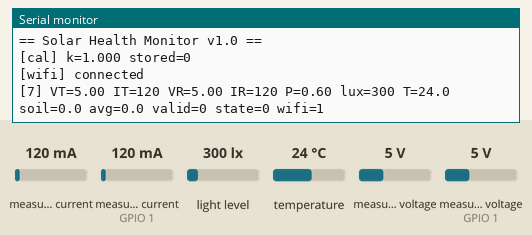
Simulated run of this sketch. Board: ESP32. Shown: the last lines printed to the serial monitor. The test bench sets the inputs (shaded band); at power-on: measured current 120 mA, measured current (sensor on GPIO 1) 120 mA, light level 300 lx, temperature 24 °C, measured voltage 5 V, measured voltage (sensor on GPIO 1) 5 V. WiFi joins after 1.5 s; servers stay silent unless stated; uploads are accepted with an empty reply; EEPROM starts erased.

Above: at 9.1 s.
9.2 s: measured current (sensor 0) set to 105 mA
At 14.1 s:
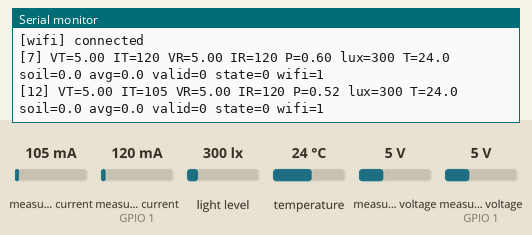
22.9 s: measured current (sensor 0) set to 91 mA
At 24.4 s:
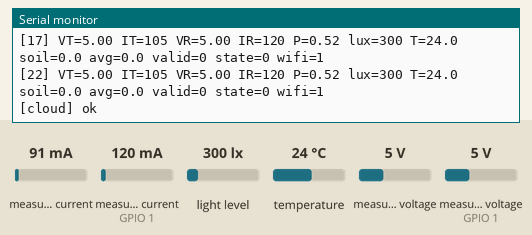
Timing chart, 0 to 25.9 s (numbered marks = the images above; inputs shaded):
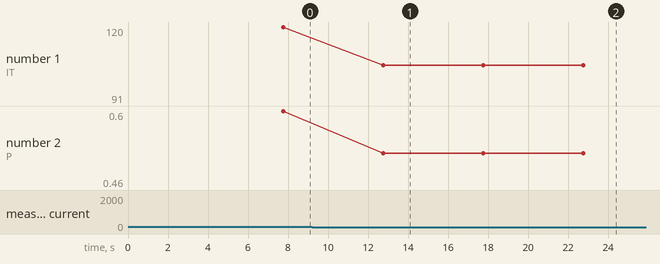

The sketch:

solar_health_monitor.ino
```cpp
// ============================================================================
// solar_health_monitor - Smart Solar Panel Health & Dust Monitoring System
//
// ESP32 firmware. Minimal, layered:
//   * soiling_logic.h  -> tested core (validity gate, soiling %, rolling
//                         window, alert FSM) - shared with the PC unit tests
//   * config.h         -> pins, timing, Wi-Fi/cloud settings
//   * this file        -> thin glue: read sensors, log, upload
//
// Serial console (115200 baud):
//   c  calibrate k (both panels must be CLEAN, strong sun)
//   t  toggle test mode (fake readings: soiling = 20 %)
//   p  print one status line now
//   x  erase stored calibration
//   r  reset the 5-minute rolling window
//
// Wiring: see documentation/03_hardware.md
// v2 backlog (not implemented yet): OLED, buzzer/LED, relay/pump
// ============================================================================
#include <Wire.h>
#include <WiFi.h>
#include <HTTPClient.h>
#include <Preferences.h>
#include <Adafruit_INA219.h>
#include <BH1750.h>
#include <OneWire.h>
#include <DallasTemperature.h>

#include "config.h"
#include "soiling_logic.h"

using namespace solar;

// ---- hardware -------------------------------------------------------------
Adafruit_INA219 inaTest(ADDR_INA_TEST);
Adafruit_INA219 inaRef(ADDR_INA_REF);
BH1750 lightMeter;
OneWire oneWire(PIN_ONEWIRE);
DallasTemperature tempSensor(&oneWire);
Preferences prefs;

// ---- state ----------------------------------------------------------------
Config cfg;                 // thresholds = defaults in soiling_logic.h
AlertEngine engine(cfg);
bool testMode = false;
unsigned long tRead = 0, tUpload = 0, tWifi = 0;

struct Raw {
  float vT = 0, iT = 0, vR = 0, iR = 0, lux = 0, tC = 0;
};
Raw raw;
Reading lastR;
Decision lastD = {ST_OK, false, 0.0f};

// ---- acquisition ----------------------------------------------------------
static void readAveraged(Adafruit_INA219& ina, float& v, float& i) {
  float vs = 0, is = 0;
  for (int n = 0; n < N_SAMPLES; n++) {
    vs += ina.getBusVoltage_V();
    is += ina.getCurrent_mA();
    delay(15);
  }
  v = vs / N_SAMPLES;
  i = fabs(is / N_SAMPLES);   // tolerate reversed shunt wiring
}

static void readSensors() {
  if (testMode) {             // deterministic demo: ratio 0.80 -> soiling 20 %
    raw.vT = 5.80f; raw.vR = 5.95f;
    raw.iT = 400.0f; raw.iR = 500.0f;
    raw.lux = 40000.0f; raw.tC = 41.0f;
    return;
  }
  readAveraged(inaTest, raw.vT, raw.iT);
  readAveraged(inaRef, raw.vR, raw.iR);
  raw.lux = lightMeter.readLightLevel();
  tempSensor.requestTemperatures();
  raw.tC = tempSensor.getTempCByIndex(0);
  if (raw.tC < -50.0f) raw.tC = 0.0f;   // DS18B20 wiring-error guard (-127)
}

static void evaluate() {
  Reading r;
  r.iTestMa = raw.iT;
  r.iRefMa = raw.iR;
  r.lux = raw.lux;
  r.tempC = raw.tC;
  lastD = engine.update(r, millis());
  lastR = r;
}

// ---- local output ---------------------------------------------------------
static const char* stateName(State s) {
  switch (s) {
    case ST_ALERT:    return "CLEANING!";
    case ST_FAULT:    return "FAULT!";
    case ST_OVERHEAT: return "OVERHEAT!";
    default:          return lastR.valid ? "OK" : "LOW LIGHT";
  }
}

static void printStatus() {
  Serial.printf("[%lu] VT=%.2f IT=%.0f VR=%.2f IR=%.0f P=%.2f lux=%.0f T=%.1f "
                "soil=%.1f avg=%.1f valid=%d state=%d wifi=%d\n",
                millis() / 1000, raw.vT, raw.iT, raw.vR, raw.iR,
                raw.vT * raw.iT / 1000.0f, raw.lux, raw.tC,
                lastR.soilPct, lastD.avgPct, (int)lastR.valid,
                (int)lastD.state, WiFi.status() == WL_CONNECTED);
}

// ---- calibration ----------------------------------------------------------
static void calibrate() {
  if (raw.lux <= cfg.luxMin || raw.iR <= cfg.iRefMinMa ||
      raw.iT <= cfg.iRefMinMa) {
    Serial.println("[cal] FAILED: need strong sun on BOTH clean panels");
    return;
  }
  float k = raw.iT / raw.iR;
  engine.setK(k);
  prefs.putFloat("k", k);
  prefs.putBool("calOK", true);
  Serial.printf("[cal] OK k=%.4f (stored in flash)\n", k);
}

// ---- cloud ----------------------------------------------------------------
static void wifiEnsure() {
  if (WiFi.status() == WL_CONNECTED) return;
  if (millis() - tWifi < WIFI_RETRY_MS) return;
  tWifi = millis();
  WiFi.disconnect();
  WiFi.begin(WIFI_SSID, WIFI_PASS);
}

static void upload() {
  if (WiFi.status() != WL_CONNECTED) {
    Serial.println("[cloud] skipped (no wifi)");
    return;
  }
  String url = String(CLOUD_URL);
  url += "?field1=" + String(raw.vT, 2);
  url += "&field2=" + String(raw.iT, 1);
  url += "&field3=" + String(raw.vT * raw.iT / 1000.0f, 2);
  url += "&field4=" + String(raw.lux, 0);
  url += "&field5=" + String(raw.tC, 1);
  url += "&field6=" + String(lastD.avgPct, 1);
  url += "&field7=" + String((int)lastD.state);

  HTTPClient http;
  http.setConnectTimeout(3000);
  http.setTimeout(3000);
  http.begin(url);
  int code = http.GET();
  http.end();
  if (code == 200) Serial.println("[cloud] ok");
  else Serial.printf("[cloud] error %d\n", code);
}

// ---- serial console -------------------------------------------------------
// NB: not named cli() - that collides with Arduino.h's cli() macro!
static void pollSerial() {
  if (!Serial.available()) return;
  char c = Serial.read();
  switch (c) {
    case 'c': case 'C':
      calibrate();
      break;
    case 't': case 'T':
      testMode = !testMode;
      engine.reset();
      Serial.printf("[test] mode %s\n", testMode ? "ON (soil=20%)" : "OFF");
      break;
    case 'p': case 'P':
      printStatus();
      break;
    case 'x': case 'X':
      prefs.remove("k");
      prefs.remove("calOK");
      engine.setK(1.0f);
      Serial.println("[cal] erased");
      break;
    case 'r': case 'R':
      engine.reset();
      Serial.println("[window] reset");
      break;
  }
}

// ---- setup / loop ---------------------------------------------------------
void setup() {
  Serial.begin(SERIAL_BAUD);
  delay(200);
  Serial.println("\n== Solar Health Monitor v1.0 ==");

  Wire.begin(PIN_SDA, PIN_SCL);
  if (!inaTest.begin()) Serial.println("[hw] INA219 test (0x40) NOT found");
  if (!inaRef.begin()) Serial.println("[hw] INA219 ref  (0x41) NOT found");
  lightMeter.begin(BH1750::CONTINUOUS_HIGH_RES_MODE);
  tempSensor.begin();
  tempSensor.setResolution(12);

  prefs.begin("calib", false);
  engine.setK(prefs.getFloat("k", 1.0f));
  Serial.printf("[cal] k=%.3f stored=%d\n", engine.k(), (int)prefs.getBool("calOK", false));

  WiFi.mode(WIFI_STA);
  WiFi.begin(WIFI_SSID, WIFI_PASS);
  unsigned long t0 = millis();
  while (WiFi.status() != WL_CONNECTED && millis() - t0 < 15000) delay(250);
  Serial.println(WiFi.status() == WL_CONNECTED ? "[wifi] connected"
                                               : "[wifi] FAILED - running offline");

  tRead = tUpload = millis();
}

void loop() {
  pollSerial();

  if (millis() - tRead >= READ_MS) {
    tRead = millis();
    readSensors();
    evaluate();
    printStatus();
  }

  if (millis() - tUpload >= UPLOAD_MS) {
    tUpload = millis();
    wifiEnsure();
    upload();
  }
}
```

soiling_logic.h
```cpp
#pragma once
// ============================================================================
// soiling_logic.h - portable core logic for the Solar Health Monitor
//
// NO Arduino includes: the exact same code is compiled by
//   * the ESP32 firmware (firmware/solar_health_monitor/solar_health_monitor.ino)
//   * the PC unit tests (tests/test_soiling_logic.cpp)
// so the tested behaviour is the behaviour that runs on the board.
//
// Contains: soiling math, validity gate, 5-minute rolling window,
//           hysteresis alert FSM (fault > overheat > soiling priority).
// ============================================================================

namespace solar {

struct Config {
  float luxMin = 20000.0f;                  // below this light: do not evaluate
  float soilAlertOn = 15.0f;                // %  alert ON  threshold
  float soilAlertOff = 8.0f;                // %  alert OFF threshold (hysteresis)
  float tempWarnC = 65.0f;                  // overheat warning
  float iRefMinMa = 5.0f;                   // min reference current to trust ratio
  float iRefFaultMa = 50.0f;                // reference healthy ...
  float iTestFaultMa = 5.0f;                // ... but test panel dead => FAULT
  int windowSize = 15;                      // window samples (<= MAX_WINDOW)
  unsigned long windowIntervalMs = 20000UL; // one window sample / 20 s => 5 min
  unsigned long staleMs = 600000UL;         // forget window after 10 min invalid
};

struct Reading {
  float iTestMa = 0, iRefMa = 0, lux = 0, tempC = 0;  // inputs
  bool valid = false;                                 // output: passed the gate
  float soilPct = 0;                                  // output: soiling %
};

enum State { ST_OK = 0, ST_ALERT = 1, ST_FAULT = 2, ST_OVERHEAT = 3 };

struct Decision {
  State state;
  bool alarm;    // state != ST_OK
  float avgPct;  // rolling mean of the window
};

// Soiling % = (1 - (I_test/I_ref)/k) * 100, clamped to [-10, 100].
inline float computeSoilingPct(float iTestMa, float iRefMa, float k) {
  if (iRefMa <= 0.0f || k <= 0.0f) return 0.0f;  // guard: never divide by zero
  float s = (1.0f - (iTestMa / iRefMa) / k) * 100.0f;
  if (s < -10.0f) s = -10.0f;
  if (s > 100.0f) s = 100.0f;
  return s;
}

class AlertEngine {
 public:
  static const int MAX_WINDOW = 32;

  explicit AlertEngine(const Config& cfg)
      : cfg_(cfg),
        size_(cfg.windowSize > 0 && cfg.windowSize <= MAX_WINDOW ? cfg.windowSize : 15) {}

  void setK(float k) { if (k > 0.0f) k_ = k; }
  float k() const { return k_; }

  void reset() {
    idx_ = 0; filled_ = 0;
    soilAlert_ = false; haveValid_ = false; havePush_ = false;
    lastValidMs_ = 0; lastPushMs_ = 0;
  }

  // One evaluation step. Fills r.valid / r.soilPct and returns the decision.
  Decision update(Reading& r, unsigned long nowMs) {
    // 1. validity gate - no trustworthy ratio, no evaluation, no state change
    r.valid = (r.lux > cfg_.luxMin) && (r.iRefMa > cfg_.iRefMinMa);

    if (r.valid) {
      haveValid_ = true;
      lastValidMs_ = nowMs;
      r.soilPct = computeSoilingPct(r.iTestMa, r.iRefMa, k_);
      if (!havePush_ || nowMs - lastPushMs_ >= cfg_.windowIntervalMs) {
        push(r.soilPct);
        havePush_ = true;
        lastPushMs_ = nowMs;
      }
      float m = mean();
      if (filled_ >= size_ && m > cfg_.soilAlertOn) soilAlert_ = true;  // ON
      if (m < cfg_.soilAlertOff) soilAlert_ = false;                    // OFF
    } else {
      r.soilPct = 0.0f;
      // 10 min without a valid reading => forget stale evidence (e.g. night)
      if (haveValid_ && nowMs - lastValidMs_ > cfg_.staleMs) reset();
    }

    // 2. state priority: fault > overheat > soiling alert
    Decision d;
    if (r.iRefMa > cfg_.iRefFaultMa && r.iTestMa < cfg_.iTestFaultMa)
      d.state = ST_FAULT;
    else if (r.tempC > cfg_.tempWarnC)
      d.state = ST_OVERHEAT;
    else
      d.state = soilAlert_ ? ST_ALERT : ST_OK;
    d.alarm = (d.state != ST_OK);
    d.avgPct = mean();
    return d;
  }

  float mean() const {
    if (filled_ == 0) return 0.0f;
    float s = 0;
    for (int i = 0; i < filled_; ++i) s += buf_[i];
    return s / filled_;
  }
  bool windowFull() const { return filled_ >= size_; }
  int windowFilled() const { return filled_; }

 private:
  void push(float v) {
    buf_[idx_] = v;
    idx_ = (idx_ + 1) % size_;
    if (filled_ < size_) ++filled_;
  }

  Config cfg_;
  float k_ = 1.0f;
  int size_;
  float buf_[MAX_WINDOW] = {};
  int idx_ = 0, filled_ = 0;
  bool soilAlert_ = false, haveValid_ = false, havePush_ = false;
  unsigned long lastValidMs_ = 0, lastPushMs_ = 0;
};

}  // namespace solar
```

config.h
```cpp
#pragma once
// ============================================================================
// config.h - firmware-level configuration (pins, timing, credentials)
// Logic thresholds live in soiling_logic.h (solar::Config) so that the PC
// unit tests and the firmware share ONE definition of every threshold.
// ============================================================================

// ---- pins -----------------------------------------------------------------
#define PIN_SDA 21          // I2C data  (INA219 x2, BH1750)
#define PIN_SCL 22          // I2C clock
#define PIN_ONEWIRE 4       // DS18B20 data (needs 4.7 kOhm pull-up to 3.3 V)

// ---- timing (ms) ----------------------------------------------------------
#define SERIAL_BAUD 115200
#define READ_MS 5000UL      // sensor read + decision cadence
#define UPLOAD_MS 20000UL   // cloud upload cadence (ThingSpeak free tier >= 15 s)
#define WIFI_RETRY_MS 60000UL

// ---- acquisition ----------------------------------------------------------
#define N_SAMPLES 8         // samples averaged per INA219 reading

// ---- I2C addresses (verify with tools/i2c_scanner) ------------------------
#define ADDR_INA_TEST 0x40  // test panel INA219   (A0 -> GND)
#define ADDR_INA_REF 0x41   // reference INA219    (A0 -> VCC)
#define ADDR_BH1750 0x23    // light sensor        (ADDR low)

// ---- credentials / endpoints  [EDIT BEFORE FLASHING] ----------------------
static const char* WIFI_SSID = "YOUR_WIFI";
static const char* WIFI_PASS = "YOUR_PASSWORD";
// Mock cloud = mock_cloud/server.py on your PC (use your PC's LAN IP).
// Later this single line can point at ThingSpeak: https://api.thingspeak.com/update
static const char* CLOUD_URL = "http://192.168.1.5:5000/update";
```

Measured:
- the behaviour switches between 100 and 99 mA on measured current (sensor 0) (found by bisection; images 1 and 2)
- after the input at 9.2 s, the serial monitor: prints a new line after 3.6 s (image 1)
- plotted number 1: 120 → 105 after the input at 9.2 s, 105 → 91 after the input at 22.9 s
- plotted number 2: 0.6 → 0.52 after the input at 9.2 s, 0.52 → 0.46 after the input at 22.9 s
